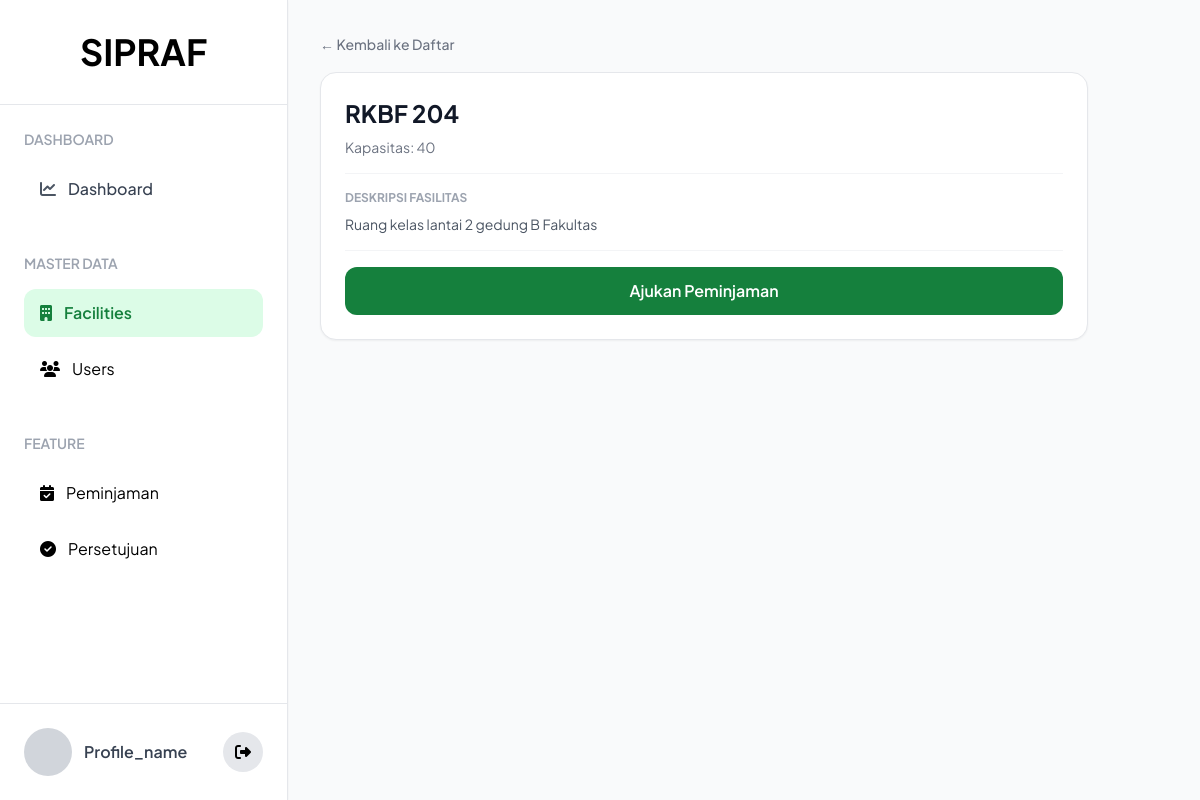
Screenshot of /pages/facilities/detail.php?id=1 (signed in) with the database file from the repository.
### tables this page shows
CREATE TABLE `facilities` (
  `id` int NOT NULL,
  `name` varchar(255) NOT NULL,
  `kategori` enum('lab','ruang','barang') NOT NULL,
  `kapasitas` int DEFAULT '0',
  `deskripsi` text,
  `status` enum('tersedia','dipinjam') DEFAULT 'tersedia',
  `created_at` timestamp NULL DEFAULT CURRENT_TIMESTAMP
);

### pages/facilities/detail.php (the view, shortened to what this page needs)
<?php
require_once __DIR__ . '/../../helper/db_conn.php';
$id_fasilitas = 0;
if (isset($_GET['id'])) {
    $id_fasilitas = mysqli_real_escape_string($conn, $_GET['id']);
}
$query_ruangan = mysqli_query($conn, "SELECT * FROM facilities WHERE id = '$id_fasilitas'");
$data_ruangan = mysqli_fetch_assoc($query_ruangan);
?>
<!DOCTYPE html>
<html lang="id">
<head>
  <script src="https://cdn.tailwindcss.com"></script>
  <link rel="stylesheet" href="https://cdnjs.cloudflare.com/ajax/libs/font-awesome/6.4.0/css/all.min.css">
</head>
<body class="bg-gray-50 flex min-h-screen">
<?php include __DIR__ . '/../../includes/sidebar.php'; ?>
  <main class="flex-1 p-8">
    <div class="mb-4">
      <a href="index.php" class="text-sm text-gray-500 hover:text-green-700 font-medium">← Kembali ke Daftar</a>
    </div>
    <div class="max-w-3xl bg-white rounded-2xl border border-gray-200 p-6 shadow-sm">
        <h3 class="text-2xl font-bold text-gray-900 mb-2"><?php echo htmlspecialchars($data_ruangan['name']); ?></h3>
        <p class="text-sm text-gray-500 mb-4">Kapasitas: <?php echo htmlspecialchars($data_ruangan['kapasitas']); ?></p>
        <div class="border-t border-gray-100 pt-4 mb-4">
            <h4 class="text-xs font-bold text-gray-400 uppercase mb-2">Deskripsi Fasilitas</h4>
            <p class="text-sm text-gray-600"><?php echo nl2br(htmlspecialchars($data_ruangan['deskripsi'])); ?></p>
        </div>
        <div class="border-t border-gray-100 pt-4">
            <?php if (strtolower($data_ruangan['status']) == 'tersedia') { ?>
                <a href="form.php?facility_id=<?php echo $data_ruangan['id']; ?>" class="block text-center w-full bg-green-700 hover:bg-green-800 text-white font-semibold py-3 rounded-xl transition">Ajukan Peminjaman</a>
            <?php } else { ?>
                <button disabled class="w-full bg-gray-100 text-gray-400 font-semibold py-3 rounded-xl cursor-not-allowed">❌ Fasilitas Sedang Dipinjam</button>
            <?php } ?>
        </div>
    </div>
  </main>
</body>
</html>

### pages/facilities/detail.php (style rules this page uses)
body { font-family: 'Plus Jakarta Sans', sans-serif; }

### rows the page displays
facilities: name "RKBF 204", kapasitas "40", deskripsi "Ruang kelas lantai 2 gedung B Fakultas"
